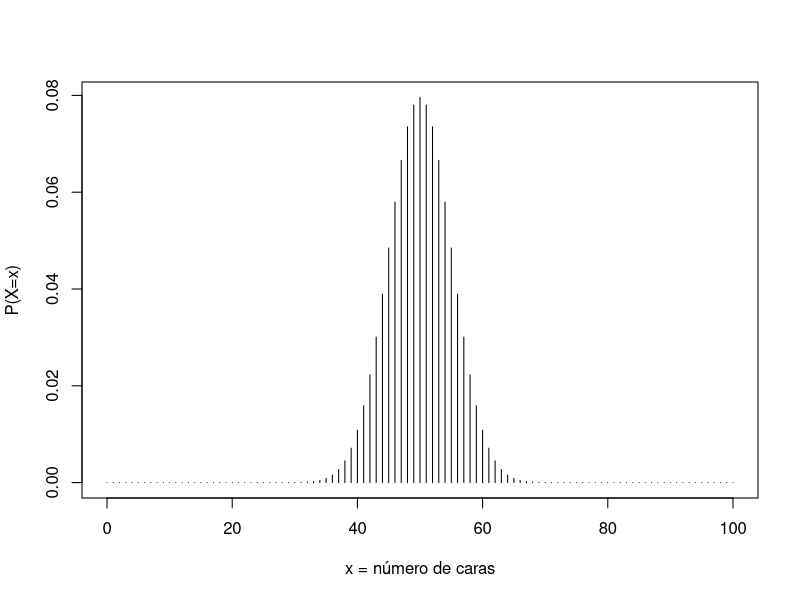
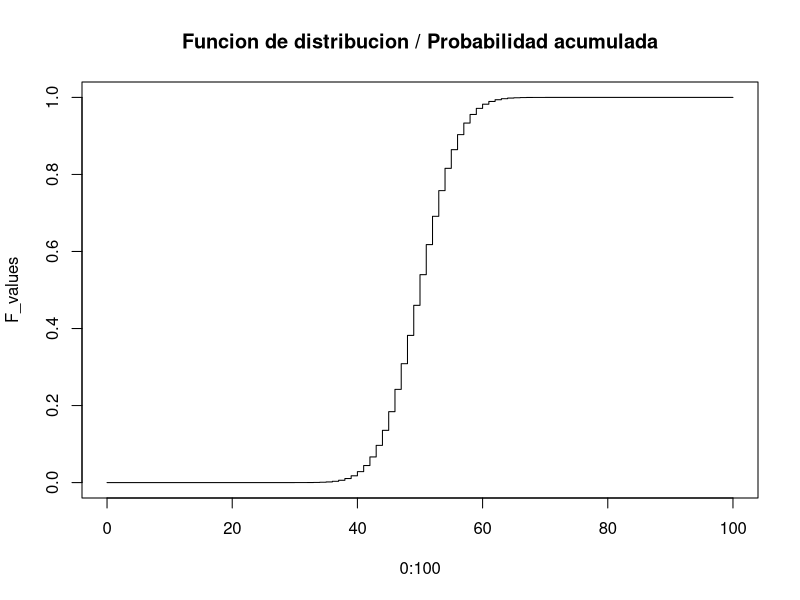
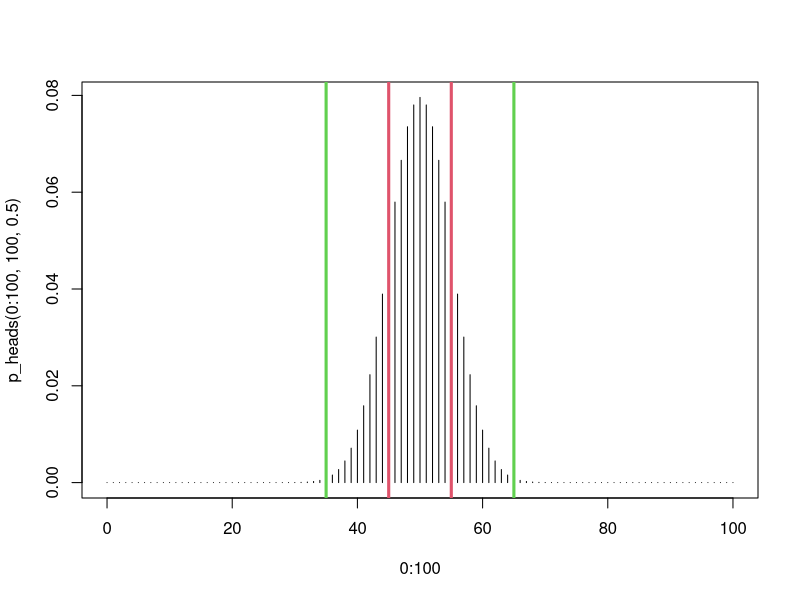
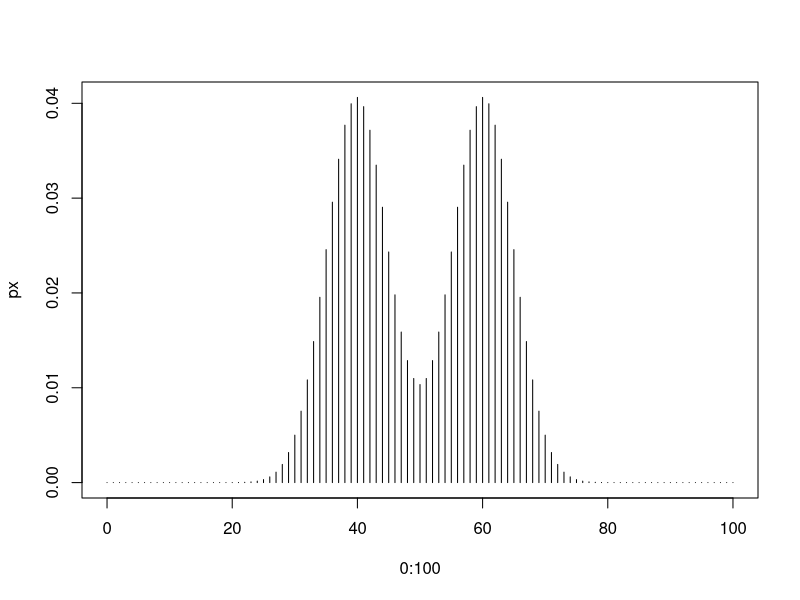
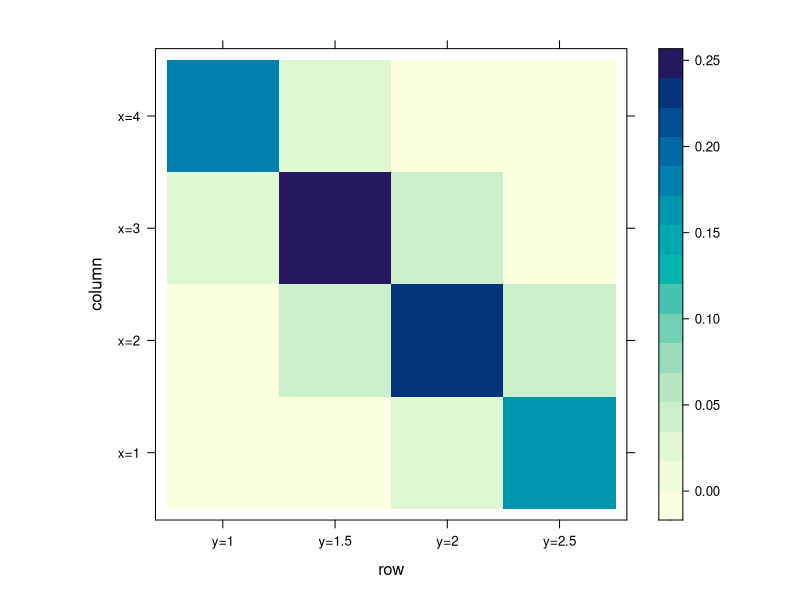

Source code (R) for these figures, in order: (Note: this script raises an error after producing the figures.)
## ---- chunk 1
knitr::opts_chunk$set(echo = TRUE)
## ---- chunk 2
p_heads = function(x, n, p){
  choose(n, x) * p ^ x *(1-p) ^ (n-x)
}
# calcular todas las posibilidades, desde x=0 hasta x=100.
all_probs = p_heads(0:100, 100, 0.5)

plot(0:100, all_probs, type = "h", xlab = "x = número de caras", ylab = "P(X=x)")
## ---- chunk 3
F_heads = function(x, n, p){
  #F(x) = P(X<=x) = sum(all p(X=x) X<=x)
  sum(p_heads(0:x, n, p))
}

F_heads = Vectorize(F_heads) #para transformar funciones mas vectoriazadas en unas funciones bien vectorizadas.

#P(40 <= x <= 60)
print(F_heads(60, 100, 0.5) - F_heads(39, 100, 0.5))

#P(40 < x < 60) = F(59) - F(40)
print(F_heads(59, 100, 0.5) - F_heads(40, 100, 0.5))
#P(40<= x < 60) = F(59) - F(39)
print(F_heads(59, 100, 0.5) - F_heads(39, 100, 0.5))

#P(X=20) = 1 - P(X <=20) = 1 - F(20)

F_values = F_heads(0:100, 100, 0.5)

plot(0:100, F_values, type = "s", main = "Funcion de distribucion / Probabilidad acumulada") #grafico tipo S -> tipo escalera para variables discretas.
## ---- chunk 4
F_values = c('0' = 0.125, '1' = 0.5, '2' = 0.875, '3' = 1)
## ---- chunk 5

## ---- chunk 6

#Resultado Teorico:

#E[x] = mu = 0*P(0) + 1*P(1) + 2*P(2) + ... + 100*P(100) = sum xi * P(xi)
#0*p_heads(0, 100, 0.5) + 1*p_heads(1, 100, 0.5)

#1:2 * 3:4 = 1*3 2*4

sum(0:100 * p_heads(0:100, n = 100, p = 0.5))

# 2) Por simulaciones:

#table(sample(1:2, 100, replace = 100))
n = 5000
sims = replicate(n,sum(sample(0:1, 100, replace = 100)))
#numero_caras = sum(sample(0:1, 100, replace = 100))

#Teorema de los numeros grandes
print(mean(sims)) #mean(sims) -> implementa la media muestral. mean(sims) = sum(sims)/n


## ---- chunk 7
#X = "ganancias"
#E[X] = x * p
sims = replicate(10000, {
  i = sample(1:6, 1)
  if(i == 1 | i == 3){
    1
  }else if(i %% 2 == 0){
    -2
  }else 4
})
mean(sims)

#La esperanza en ni ganar ni perder, por lo que nu jugaria.
## ---- chunk 8

#Por teoria:

#Var[x] = sum (xi - mu)^2 * P(X = xi) = E[(xi - mu)^2]

var_heads = sum((0:100 - 50)^2 * p_heads(0:100, 100, 0.5))

#Desviacion tipica

sd_heads = sqrt(var_heads)

#No podemos representar la varianza con la funcion de probabilidad dado que una esta en cm y otra en cm^2

plot(0:100, p_heads(0:100, 100, 0.5), type = "h")
#dibuja lineas horizontales y verticales en puntos de interes
#abline(v = 50, col = 2, lwd = 3)


#Representación de la desviación tipica:
abline(v = 50 - sd_heads, col = 2, lwd = 3)

abline(v = 50 + sd_heads, col = 2, lwd = 3)

# 3 Desviaciones tipicas a la der y a la izq cubre el 99% de los datos.

abline(v = 50 - 3*sd_heads, col = 3, lwd = 3)

abline(v = 50 + 3*sd_heads, col = 3, lwd = 3)



#Por simulaciones:
n = 5000
sim = replicate(n, {
  sum(sample(0:1, 100, replace = TRUE))
}
)

mean((sim - 50)^2)

#E[x] -> generar sims, mean(sims)
#Var[x] = E[(X-mu)^2] -> generar sims, (sims - mu)^2, mean((sims - mu)^2)

## ---- chunk 9

p_xy = function(x, y, n, p){
  ifelse((y != n) | (x != n), choose(n -(y+1), x - y)  * p^x * (1 - p)^(n - x), (p^n))
}


p_xy(0:1, 0, 5, 0.5)

#alternativa al if then else pero vectorizada
#un vector de booleans, si es true devuelce 1,2 o 3 y si es false -1, -2, -3.
#ifelse(c(TRUE, FALSE, TRUE), c(1,2,3), c(-1,-2,.3))

#TABLITA:

#Crear tablas

#n = 4, p = 0.5
x = 0:4
y = 0:4

pv = outer(x, y, p_xy, n = 4, p = 0.5)

rownames(pv) = paste("X=", x)
colnames(pv) = paste("Y=", y)
pv

#comprobacion -> CHECK :)
sum(pv) == 1
## ---- chunk 10

pv
#distribucion marginal de P(X = x)

pv_x = rowSums(pv)

#distribucion marginal de P(Y = y)

pv_y = colSums(pv)

#Esperanza de la variable X

#E[x] = sum x * P(X = x)

sum(pv_x, x)
## ---- chunk 11

#P(X = x) = ?

#Si yo se que Y = 0 (Se ha elegido p_0)
p_heads_cond_y0 = function(x) p_heads(x, n = 100, p = 0.4) #P(X = x | Y = 0)

p_heads_cond_y1 = function(x) p_heads(x, n = 100, p = 0.6) #P(X = x | Y = 1)

#P(X = x). Caluclamos P(X,Y) y luego marginalizamos

#P(X = X| Y = y) = P(X = x, Y = y) / P(Y = y) 
#P(X = X, Y = y) = P(X = x| Y = y) / P(Y = y) 

p_xy = function(x,y){
  ifelse((y == 0), p_heads_cond_y0(x) * 0.5, p_heads_cond_y1(x) * 0.5)
}

#Pasos:

#1) Crear tabla:
tabla = outer(0:100, 0:1, p_xy)
tabla

#2) Marginalizar P(X = x)
px = rowSums(tabla)
px

plot(0:100, px, type = "h")

#CAlcular esperanza y ver que es 50
sum(px * 0:100)
## ---- chunk 12

# P(Y = 0 | X = 48) = P(X = 48 | Y = 0) / P(X = 48)
p_y0_x48 = p_xy(48, 0) / px[49]
p_y0_x48
## ---- chunk 13
probs = matrix(
  c(0.00, 0.00, 0.03, 0.18,
    0.00, 0.04, 0.24, 0.02,
    0.02, 0.23, 0.04, 0.00,
    0.16, 0.04, 0.00, 0.00),
  byrow = TRUE,
  ncol = 4
)
rownames(probs) <- paste0("y=", seq(1, 2.5, by=0.5))
colnames(probs) <- paste0("x=", 1:4)
probs #matriz de P(X, Y)



## ---- chunk 14

# E[XY]
# 1) Lista todos los posibles resultados X * y
x = 1:4
y = c(1, 1.5, 2, 2.5)

#outer(x,y) != outer(y,x) EL ORDEN IMPORTA
#outer(y,x)  # = outer(y , x, function(x, y) x*y) 

coste_esperado = sum(outer(y, x) * probs)
coste_esperado
## ---- chunk 15
#GEnera una visualización de la matriz de probabilidades
lattice::levelplot(probs)

## ---- chunk 16
probs

#Queremos calcular la correlación.
#E[XY] = coste_esperado


p_x = colSums(probs)
p_y = rowSums(probs)

mu_x = sum(x*p_x)
mu_y = sum(y*p_y)

E_x2 = sum((x^2) * p_x)
E_y2 = sum((y^2)-p_y)

var_x = E_x2 - (mu_x)^2
var_y = E_y2 - (mu_y)^2

#desviacion tipica
sd_x = sqrt(var_x)
sd_y = sqrt(var_y)

#Covarianza = E[XY] - mu_x*mu_y
cov = E_xy  -mu_x*mu_y

rho = cov/(sd_x*sd_y)
rho
## ---- chunk 17

f = function(t){
  exp(-t/4.5)
}

integral_result = integrate(f, 0, Inf)

#no devuelve solo un int te devuel
integral_result$value
